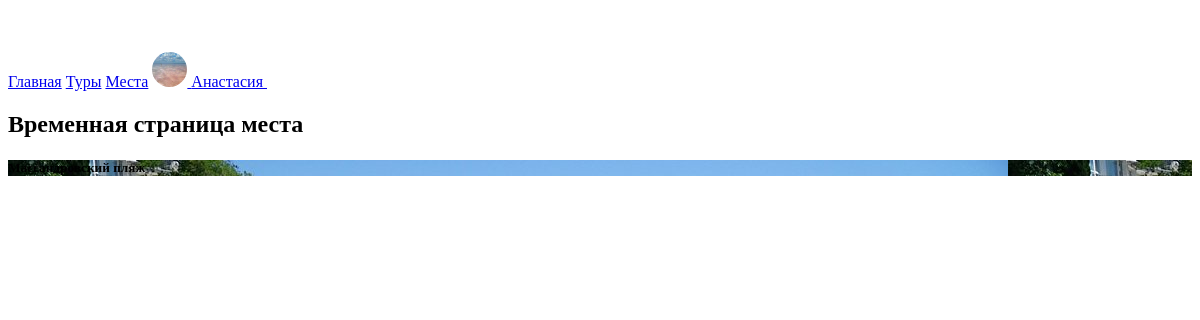
The app's page /place/page_pl/7 (signed in), older data.
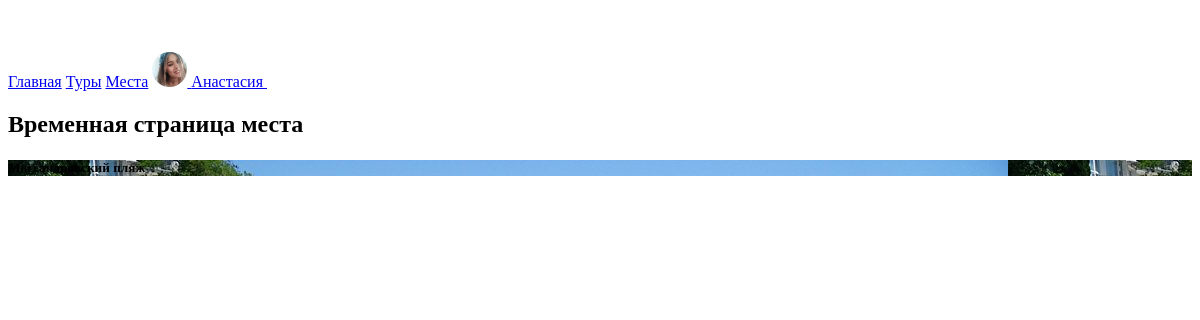
The same page, newer data.
### users/models.py (models this page shows, shortened)
class MyUser(AbstractBaseUser):
    email = models.EmailField(
        verbose_name='E-mail',
        max_length=255,
        unique=True,
    )
    name = models.CharField(max_length=255, blank=True, null=True, verbose_name="Имя")
    last_name = models.CharField(max_length=255, blank=True, null=True, verbose_name="Фамилия")
    fathername = models.CharField(max_length=255, blank=True, null=True, verbose_name="Отчество")
    image = models.FileField(upload_to='user/', verbose_name='Аватар')
    is_active = models.BooleanField(default=True)
    is_admin = models.BooleanField(default=False)
    objects = MyUserManager()
    USERNAME_FIELD = 'email'

### place/views.py (the view)
# urls.py: path('page_pl/<int:id>', page_of_place, name='page_of_place')
def page_of_place(request, id):
    place = Place.objects.get(id=id)
    title = place.title
    return render(request, 'place/page_of_place.html', locals())

### place/models.py (called while the page is built)
    def one_image(self):
        return self.image.all()[0]

### templates/place/page_of_place.html (shortened to what this page needs)
<!DOCTYPE html>
<html lang="en">
<head>
    <link rel="stylesheet/less" type="text/css" href="/static/fonts/static/font.css">
    <link rel="stylesheet/less" type="text/css" href="/static/css/place/style.less">
</head>
<body>
<section class="slider">
    <section class="navbar">
        <div class="max-content margin">
            <a href="{% url 'front' %}"><img src="/static/img/front/logo.svg" alt="" height="40"></a>
            <div class="menu">
                <a href="{% url 'front' %}" class="active">Главная</a>
                <a href="{% url 'trip' %}">Туры</a>
                <a href="{% url 'place' %}">Места</a>
                {% if user.is_authenticated %}
                    <a href="{% url 'user' %}" class="profile">
                        <div style="display: inline-block; background-size: cover; background-position: center;width:35px; height: 35px; border: none; border-radius: 100%; background-image: url('{{ user.image.url }}')"></div>
                        <span style="vertical-align: center">{{ user.name }}</span>
                    </a>
                    <a href="{% url 'logout_user' %}"><img src="/static/img/front/exit.png" alt=""></a>
                {% else %}
                    <p onclick="ShowAuthorization()">Личный кабинет</p>
                {% endif %}
            </div>
        </div>
    </section>
    <div class="max-content">
        <div class="slide-title max-content">
            <div class="slide-left-box">
                <div class="slide-title-text">
                    <h2>Временная страница места</h2>
                </div>
            </div>
        </div>
    </div>
</section>
<div class="block-place" style="background-image: url('{{ place.one_image.img.url }}')">
    <div class="block-content-place">
        <h5>{{ place.title }}</h5>
    </div>
</div>
</body>
</html>

Row changes from the older to the newer data that the page shows:
changed MyUser "Анастасия": image: a different picture
